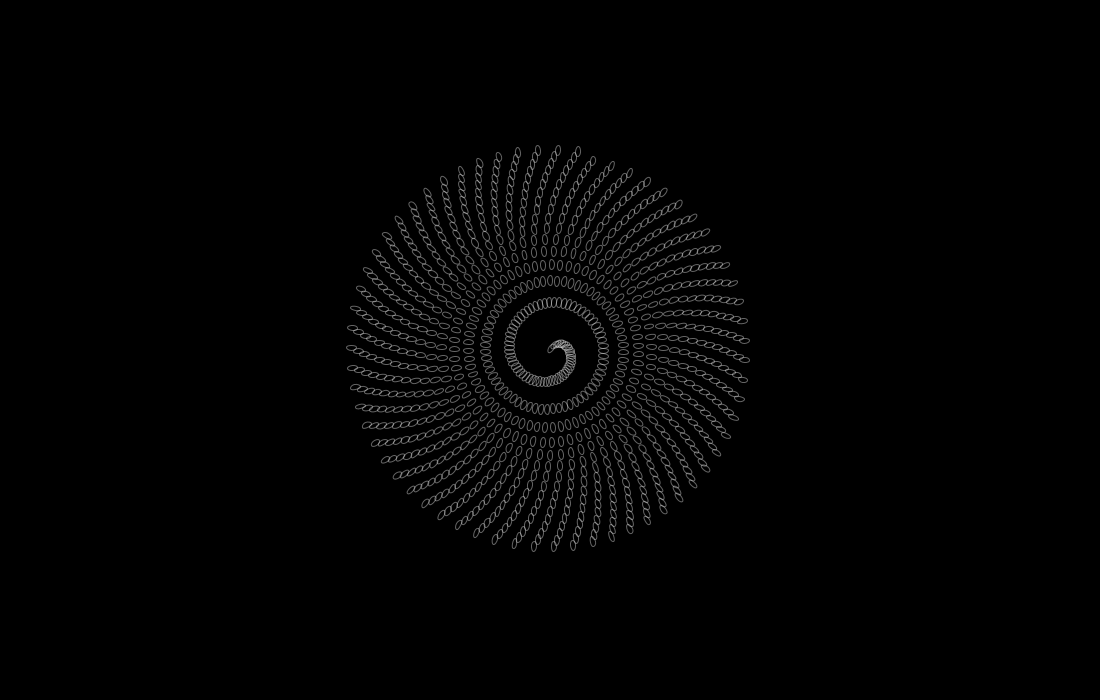
Frame 1 (no input)
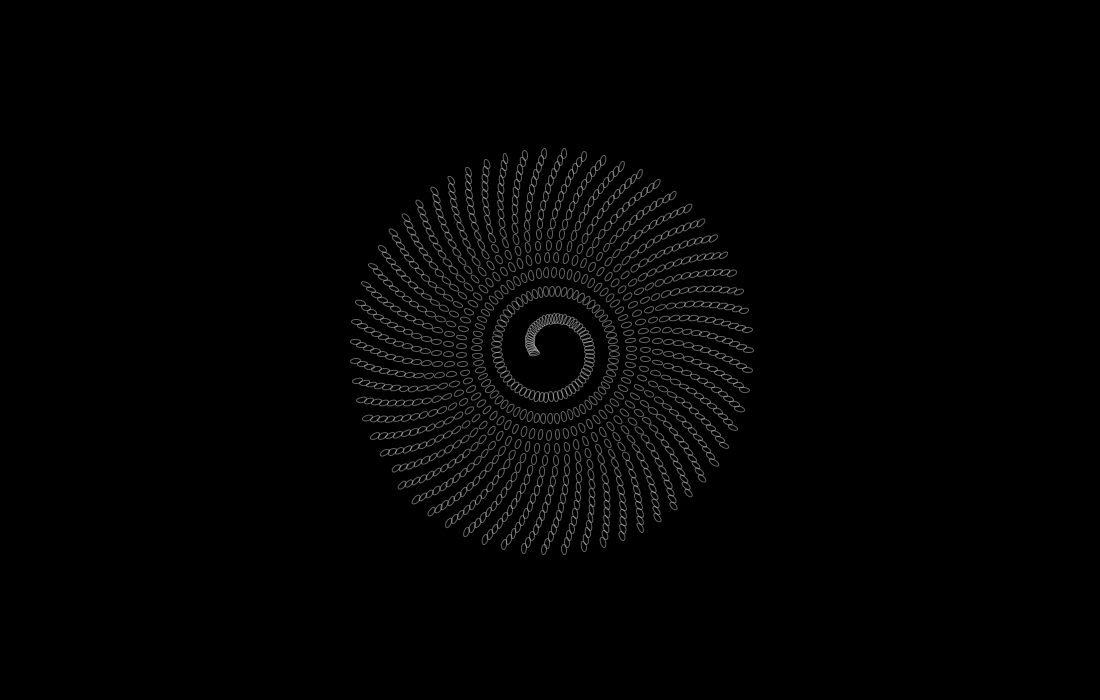
Frame 60 (the mouse pressed at the canvas centre just before this capture)
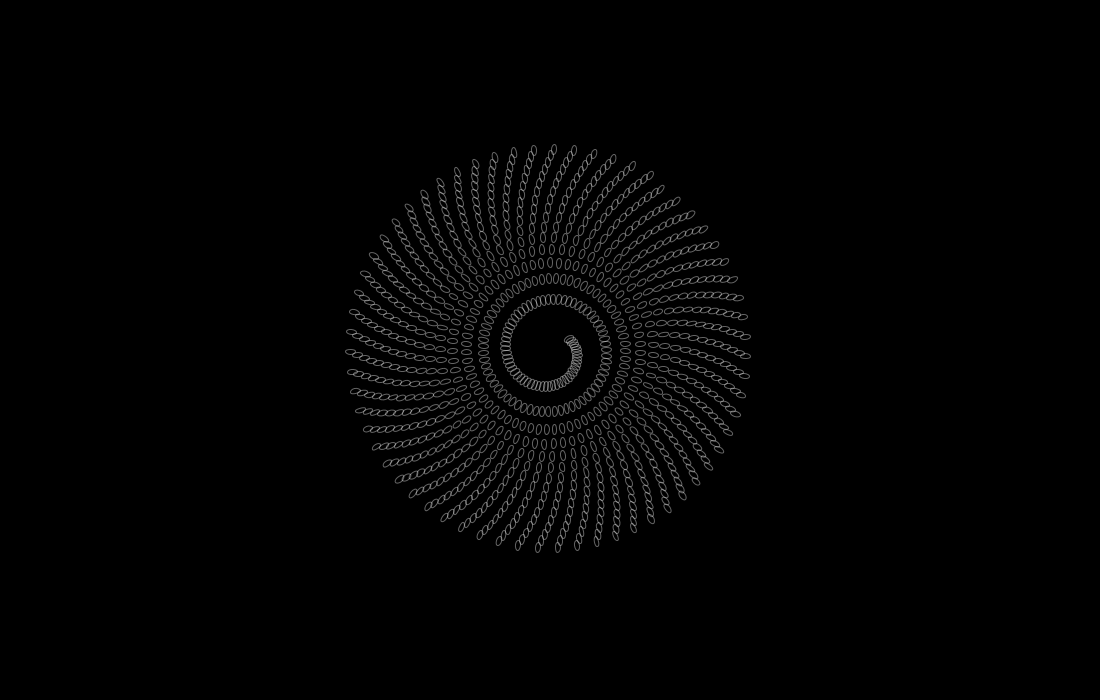
Frame 120 (the mouse held since frame 60 and released just before this capture)

The Processing sketch that drew these frames (run headless with seeded random() and noise(); from frame 60 on, the mouse is pressed at the canvas centre):

// Processing sketch: sketch_240410a
// ── sketch_240410a.pde
/*

jusr making this to replicate arts from "math is art" video

*/

void setup(){
  size(1100,700);
  strokeWeight(1);
  stroke(255,100);
  noFill();
}
void draw() {
  background(0);
  
  pushMatrix();
  translate(width/2,height/2);
  drawer2();
  popMatrix();
  
}

// ── f1.pde

float r(float t) {
  return exp(t/9);
}
void drawer() {
  rotate(-frameCount);
  for (float i=0;i<100;i+=.1) {
    float t = i+(float(frameCount)/100);
    rotate(0.1);
    
    ellipse(r(t),0,20,10);
   // line(0,0,r(t),0);
  }
}

// ── f2.pde

float r2(float t) {
  return sqrt(t);
}
void drawer2() {
  rotate(-frameCount);
  for (float i=0;i<100;i+=.1) {
    float t = i+(float(frameCount)/100);
    rotate(0.1);
    
    ellipse(r2(t)*20,0,10,5);
   // line(0,0,r(t),0);
  }
}
